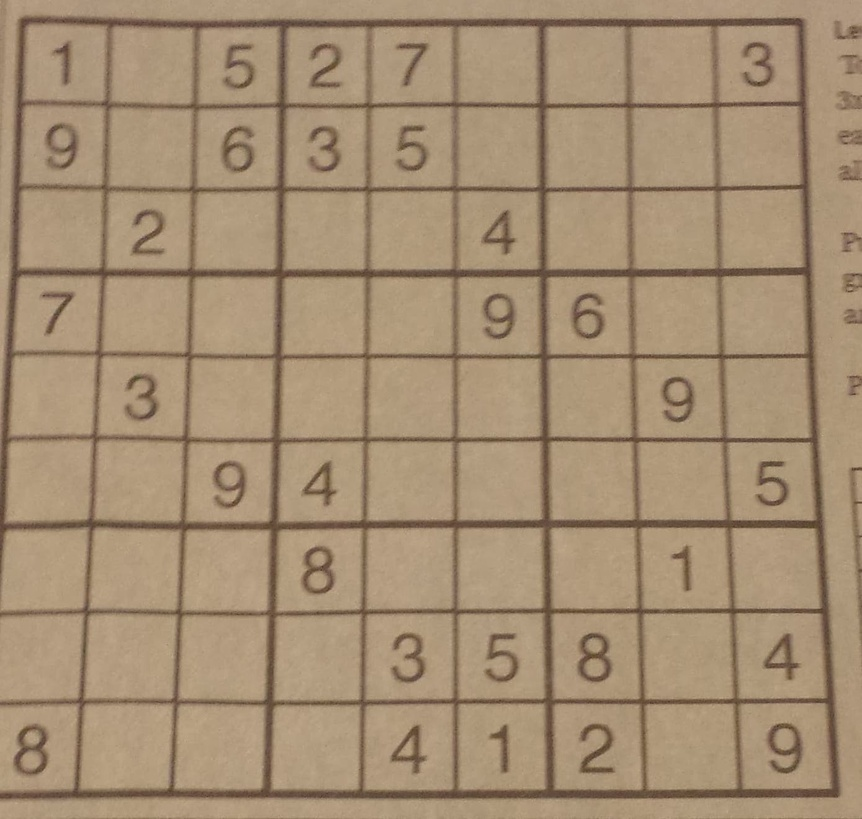
#> input picture examples/cropped.jpg, 862 x 819 px, shrunk from 1389 x 1319 before the run, found by its file name
$ python box_detection.py
#> lines starting #> are read from the running program, lines starting #| are printed output that depends on the picture; after the words box and inside, x2 and y2 are one past the last pixel; in counts of white or black regions, pixels touching at a corner belong together
import cv2
import numpy as np
# import matplotlib.pyplot as plt
from sklearn.cluster import KMeans
from sklearn.preprocessing import StandardScaler


def kmeans_cluster(lines):
    scaler = StandardScaler()
    scaler.fit(lines)
    lines = scaler.transform(lines)

    kmeans = KMeans(n_clusters=20).fit(lines)  # cluster based on rho and theta to combine lines
    lines = scaler.inverse_transform(kmeans.cluster_centers_)

    # cluster the lines by angle so we don't attempt to find intersections between parallel lines
    # lines with angles near 0 and 180 are both verical
    # we multiply by 2 to get 0 to 360 and plot it on the unit circle and then do kmeans with these coordinates
    angles = np.concatenate((np.cos(2*lines[:, 1]).reshape(lines.shape[0],1), np.sin(2*lines[:, 1]).reshape(lines.shape[0],1)), axis=1)
    kmeans_angles = KMeans(n_clusters=2).fit(angles)

    # sort the lines by the angle clusters
    sorted_lines = np.concatenate((lines[np.where(kmeans_angles.labels_ == 0)], lines[np.where(kmeans_angles.labels_ == 1)]))

    return sorted_lines


def intersections(lines):
    '''
    This function solves a system of linear equations for each intersection.
    x*cos(θ_1) + y*sin(θ_1) = r1
    x*cos(θ_2) + y*sin(θ_2) = r2
    '''

    augmented = np.array([np.cos(lines[:, 1]), np.sin(lines[:, 1]), lines[:, 0]]).T  # the augmented matrix representing the system

    i = np.arange(20)
    indices = np.array(np.meshgrid(i[:10],i[10:])).reshape(2,100).T
    augmented = augmented[indices]

    return np.linalg.solve(augmented[:, :, 0:2], augmented[:, :, 2])


def for_cropped(img, img_bw):
    edges = cv2.Canny(img_bw, 0, 0)

    lines = cv2.HoughLines(edges, 1, np.pi/180, 200)
    lines = np.reshape(lines, (lines.shape[0], 2))

    print(len(lines))

    lines = kmeans_cluster(lines)

    points = intersections(lines)
    print(points.shape)

    for i in range(0, points.shape[0]):
        point = points[i]
        cv2.circle(img, (point[0], point[1]), 5, (0, 0, 255), thickness=-1)

    cv2.imwrite('hough.jpg', img)


if __name__ == '__main__':
    img = cv2.imread('cropped.jpg')
#> img is the input picture: shape (819, 862, 3); mean B, G, R 114.5, 142, 164.6
    img_gray = cv2.cvtColor(img, cv2.COLOR_BGR2GRAY)
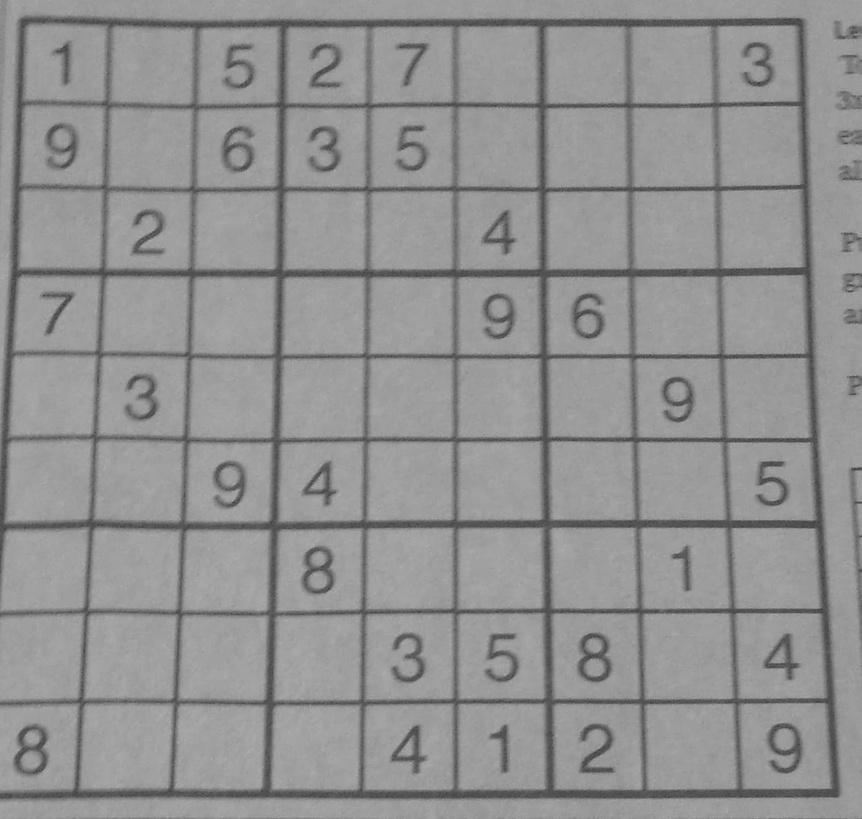
#> img_gray: shape (819, 862); min 54, max 176, mean 145.6

    # this thresholds the image to make it black and white
    # we use THRESH_BINARY_INV to invert the image aswell
    (thresh, img_bw) = cv2.threshold(img_gray, 0, 255, cv2.THRESH_BINARY_INV | cv2.THRESH_OTSU)
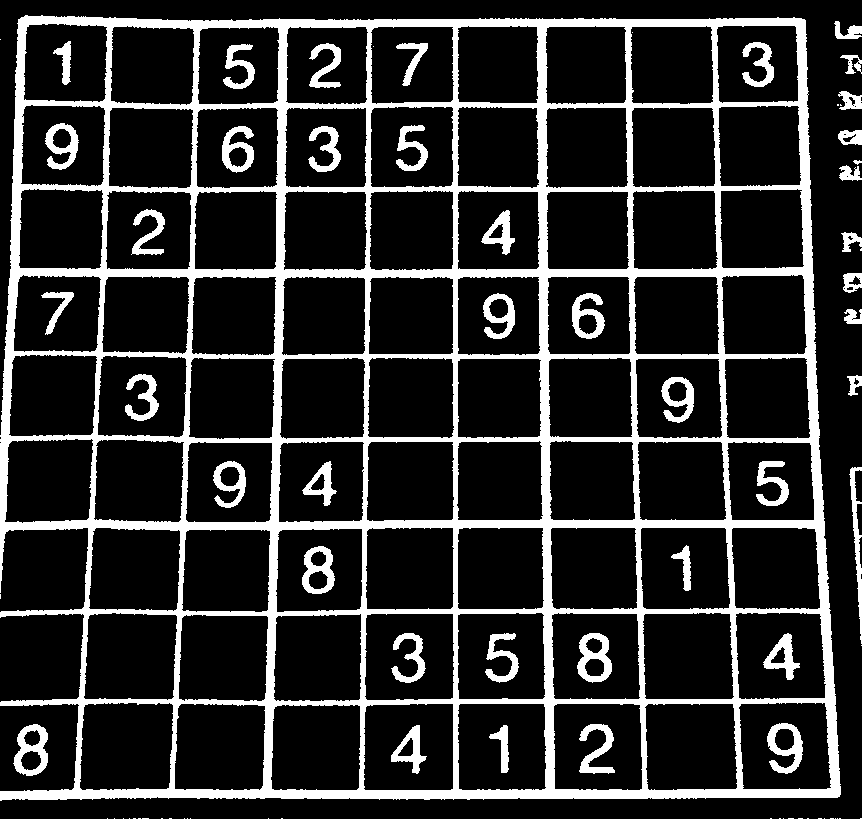
#> img_bw: shape (819, 862); 17.5% white; 77 white regions (35 under 20 px), largest, box (x1, y1, x2, y2) and area: (0, 15, 841, 801) 100716, (13, 724, 48, 776) 918, (577, 633, 612, 683) 917
#> thresh = 128

    for_cropped(img, img_bw)
#> in for_cropped, `edges = cv2.Canny(img_bw, 0, 0)`:
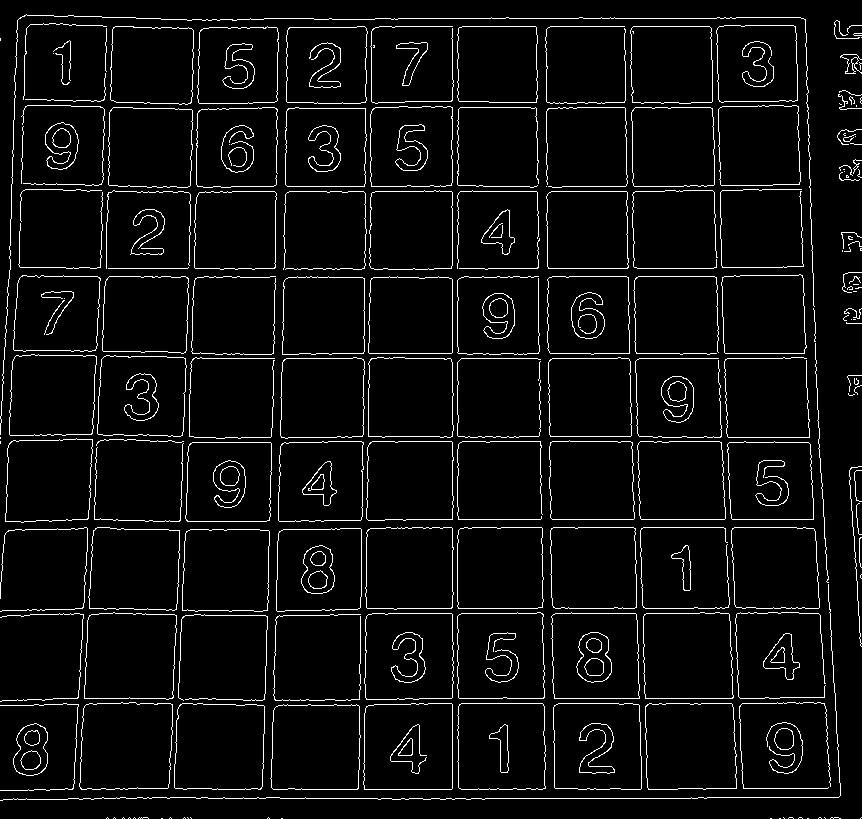
#> edges: shape (819, 862); 5.1% white in thin lines or dots
#> in for_cropped, `lines = cv2.HoughLines(edges, 1, np.pi/180, 200)`: lines = 47 rows, first 8: [452, 0], [358, 1.57], [798, 1.57], [268, 1.57], [698, 1.57], [353, 1.57], [519, 1.57], [191, 1.57]
#> in for_cropped, `lines = np.reshape(lines, (lines.shape[0], 2))`: lines = 47 pairs, first value -803 to 800, second value 0 to 3.12
#| 47
#> in kmeans_cluster, `lines = scaler.transform(lines)`: lines = 47 pairs, first value -2.37 to 1.29, second value -1.52 to 1.78
#> in kmeans_cluster, `lines = scaler.inverse_transform(kmeans.cluster_centers_)`: lines = 20 rows, first 8: [283.5, 0.0175], [-536.5, 3.12], [612.4, 1.57], [107.7, 1.56], [353.3, 1.58], [-716, 3.12], [114, 0.0465], [704.2, 1.56]
#> in kmeans_cluster, `angles = np.concatenate((np.cos(2*lines[:, 1]).reshape(lines.shape[0],..`: angles = 20 rows, first 8: [0.999, 0.0349], [0.999, -0.0349], [-1, 0.00698], [-1, 0.0116], [-1, -0.0116], [0.999, -0.0349], [0.996, 0.0929], [-1, 0.0175]
#> in kmeans_cluster, `sorted_lines = np.concatenate((lines[np.where(kmeans_angles.labels_ ==..`: sorted_lines = 20 rows, first 8: [612.4, 1.57], [107.7, 1.56], [353.3, 1.58], [704.2, 1.56], [795.7, 1.56], [272, 1.57], [525, 1.57], [22, 1.57]
#> in for_cropped, `lines = kmeans_cluster(lines)`: lines has the same summary as sorted_lines in kmeans_cluster
#> in intersections, `augmented = np.array([np.cos(lines[:, 1]), np.sin(lines[:, 1]), lines[..`: augmented = 20 rows, first 8: [0.00349, 1, 612.4], [0.00582, 1, 107.7], [-0.00582, 1, 353.3], [0.00873, 1, 704.2], [0.00582, 1, 795.7], [-4.37e-08, 1, 272], [-4.37e-08, 1, 525], [-4.37e-08, 1, 22]
#> in for_cropped, `points = intersections(lines)`: points = 100 pairs, first value -9.78 to 826.1, second value 22 to 795.7
#| (100, 2)
#> the loop in for_cropped, `for i in range(0, points.shape[0]):` made 100 passes
#> point on passes 1 to 12: [272.9, 611.5], [281.7, 106], [277.3, 355], [271.3, 701.9], [269.7, 794.1], [278.8, 272], [274.4, 525], [283.2, 22], [280.3, 188.5], [275.9, 439], [547.2, 610.5], [538.4, 104.5]
#> after the loop in for_cropped, `for i in range(0, points.shape[0]):`:
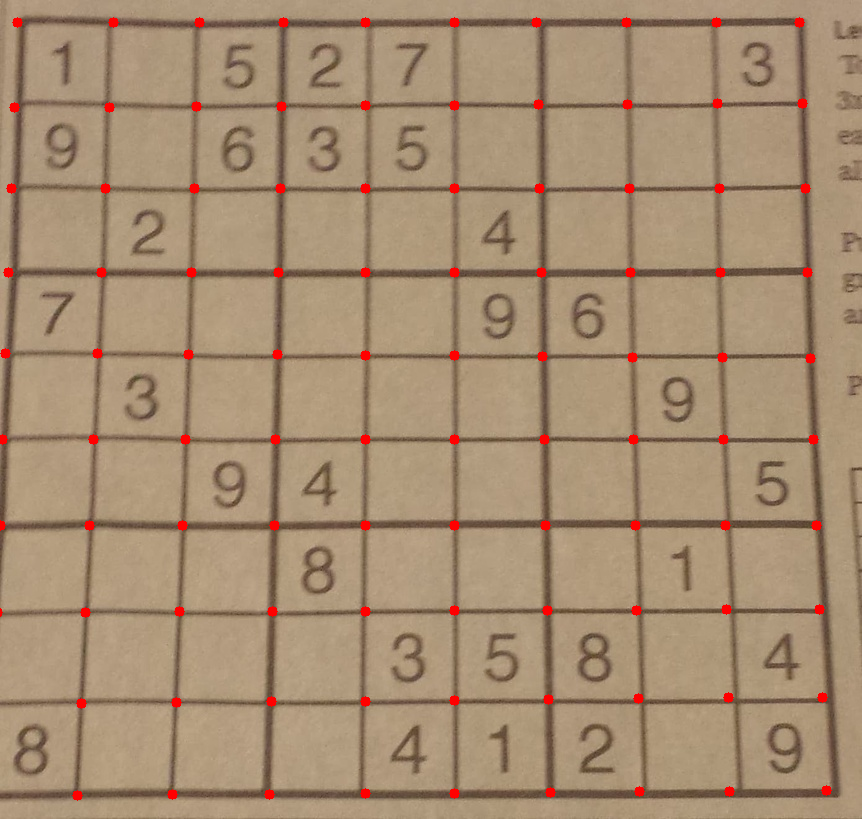
#> img: shape (819, 862, 3); 1.11% of pixels changed, all inside (x1, y1, x2, y2) = (0, 17, 832, 801)
